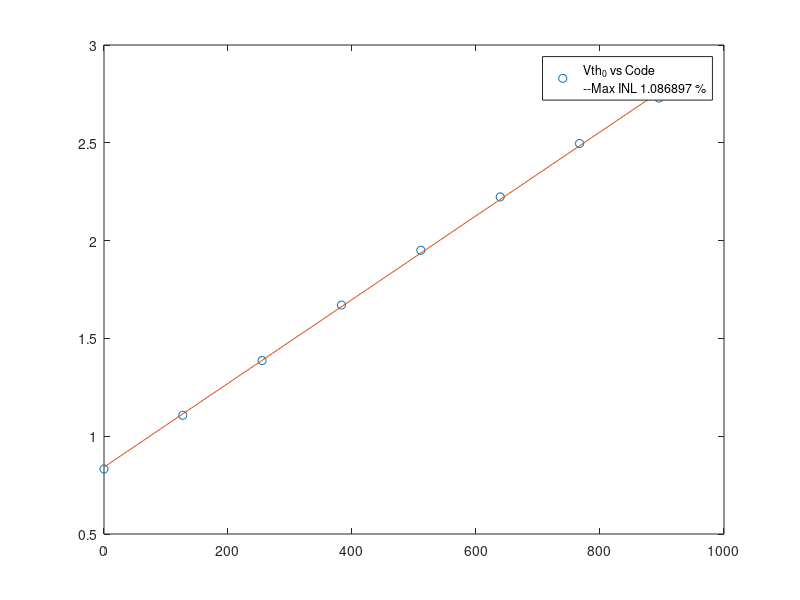
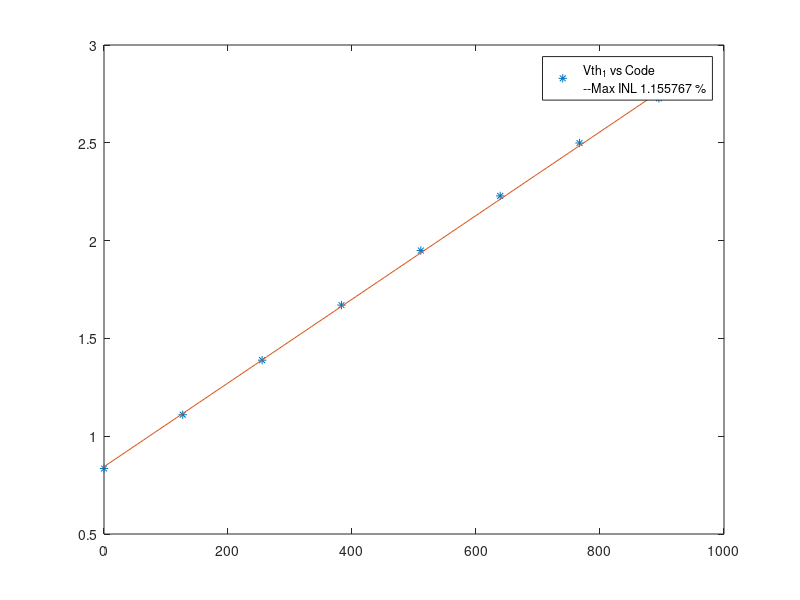
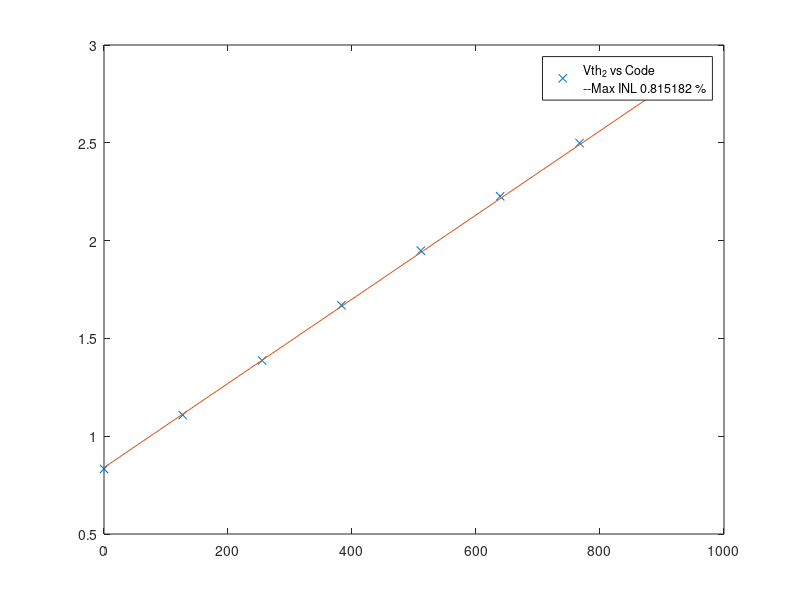
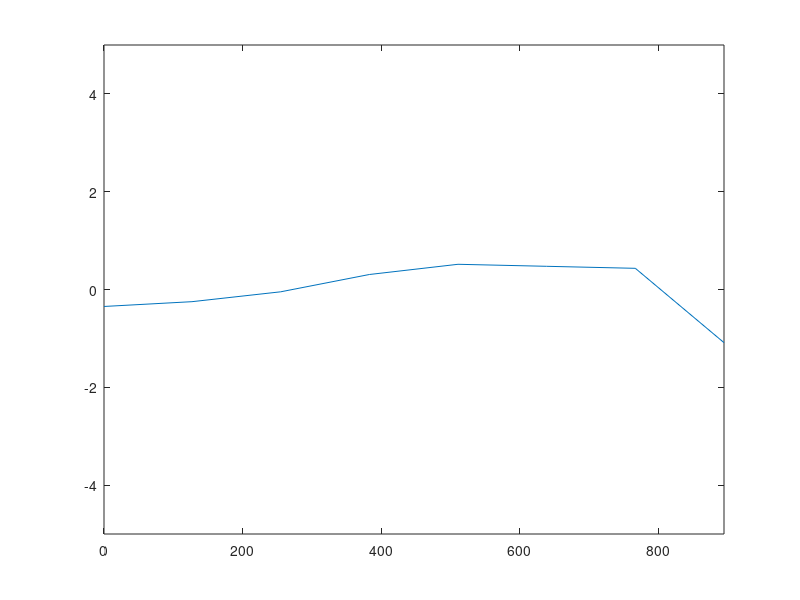

MATLAB code for these plots, in order:
minV = 0.8;
maxV = 3.0;
% Code = [0,127,255,383,511,693,767,895,1023];
% Vth0 = [0.8270,1.0995,1.3776,1.6670,1.9471,2.2253,2.4985,2.7355,2.7475];
% Vth1 = [0.8229,1.0931,1.3678,1.6441,1.9189,2.1919,2.4607,2.7199,2.7420];
% Vth2 = [0.8270,1.0995,1.3776,1.6533,1.9315,2.2039,2.4762,2.7365,2.7668];
Code = [0,127,255,383,511,639,767,895];
Vth0 = [0.8323,1.1070,1.3867,1.6706,1.9505,2.2235,2.4965,2.7287];
Vth1 = [0.8346,1.1099,1.3887,1.6702,1.9492,2.2285,2.4990,2.7275];
Vth2 = [0.8326,1.1082,1.3871,1.6693,1.9486,2.2268,2.4988,2.7432];

%%%%PolyFit
Rp0 = corrcoef(Code,Vth0);
Rp1 = corrcoef(Code,Vth1);
Rp2 = corrcoef(Code,Vth2);
R0 = Rp0(2,1);
R1 = Rp1(2,1);
R2 = Rp2(2,1);
x = linspace(min(Code),max(Code));
p0 = polyfit(Code,Vth0,1);
y0 = polyval(p0,x);
p1 = polyfit(Code,Vth1,1);
y1 = polyval(p1,x);
p2 = polyfit(Code,Vth2,1);
y2 = polyval(p2,x);
xText = (min(Code) + max(Code))/2;
yText = (maxV+ minV)/2.0;
DAC0_Fit = p0(1)*Code + p0(2);
DAC0_INL = (Vth0 - DAC0_Fit)/DAC0_Fit(8) * 100;
DAC0_INL_Max = max(abs(DAC0_INL));
figure(4);
plot(Code, DAC0_INL);
axis([0 Code(8),-5 5]);
DAC1_Fit = p1(1)*Code + p1(2);
DAC1_INL = (Vth1 - DAC1_Fit)/DAC1_Fit(8) * 100;
DAC1_INL_Max = max(abs(DAC1_INL));
figure(5);
plot(Code, DAC1_INL);
axis([0 Code(8),-5 5]);
DAC2_Fit = p2(1)*Code + p2(2);
DAC2_INL = (Vth2 - DAC2_Fit)/DAC2_Fit(8) * 100;
DAC2_INL_Max = max(abs(DAC2_INL));
figure(6);
plot(Code, DAC2_INL);
axis([0 Code(8),-5 5]);
str0 = sprintf('Vth_0 vs Code\n--Max INL %1.6f %%',DAC0_INL_Max);
str1 = sprintf('Vth_1 vs Code\n--Max INL %1.6f %%',DAC1_INL_Max);
str2 = sprintf('Vth_2 vs Code\n--Max INL %1.6f %%',DAC2_INL_Max);
figure(1);
plot(Code,Vth0,'o');
hold on;
plot(x,y0);
%text(xText,yText,str0);
legend(str0);

figure(2);
plot(Code,Vth1,'*');
hold on;
plot(x,y1);
%text(xText,yText,str1);
legend(str1);

figure(3);
plot(Code,Vth2,'x');
hold on;
plot(x,y2);
%text(xText,yText,str2);
legend(str2);

